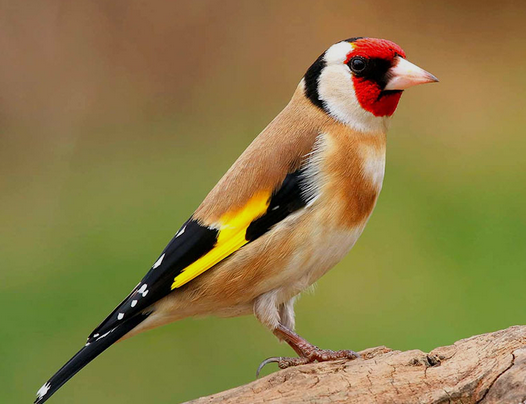
#> input picture image.jpg, 526 x 404 px
$ python partc2.py
#> lines starting #> are read from the running program, lines starting #| are printed output that depends on the picture
from PIL import Image
import numpy as np
import matplotlib.pyplot as plt

# Load the image
img_pil = Image.open("image.jpg").convert("RGB")
#> img_pil is the input picture: PIL image 526x404 RGB; mean R, G, B 140, 123.5, 69.8
img = np.array(img_pil)

# Brightness adjustments
bright20 = np.clip(
    img.astype(np.int16) + 20,
    0,
    255
).astype(np.uint8)

bright40 = np.clip(
    img.astype(np.int16) + 40,
    0,
    255
).astype(np.uint8)
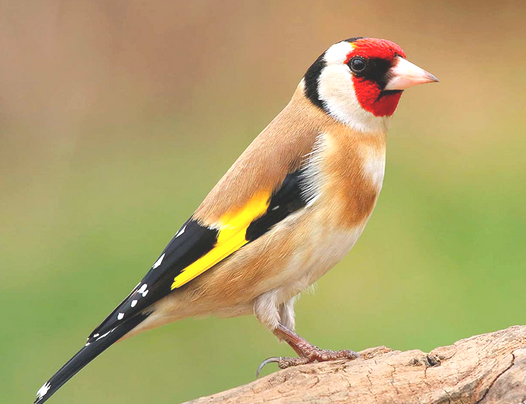
#> bright40: shape (404, 526, 3); mean R, G, B 179.7, 163.4, 109.8

bright80 = np.clip(
    img.astype(np.int16) + 80,
    0,
    255
).astype(np.uint8)
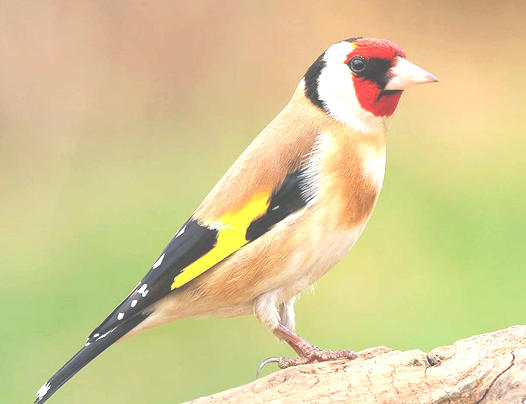
#> bright80: shape (404, 526, 3); mean R, G, B 215.7, 202.4, 149.5

dark40 = np.clip(
    img.astype(np.int16) - 40,
    0,
    255
).astype(np.uint8)
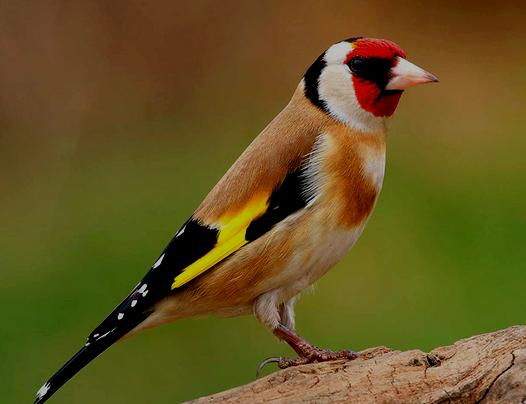
#> dark40: shape (404, 526, 3); mean R, G, B 100.9, 84.7, 31.8

# Display results
plt.figure(figsize=(12, 8))

plt.subplot(2, 2, 1)
plt.imshow(bright20)
plt.axis("off")
plt.title("Brightness +20")

plt.subplot(2, 2, 2)
plt.imshow(bright40)
plt.axis("off")
plt.title("Brightness +40")

plt.subplot(2, 2, 3)
plt.imshow(bright80)
plt.axis("off")
plt.title("Brightness +80")

plt.subplot(2, 2, 4)
plt.imshow(dark40)
plt.axis("off")
plt.title("Brightness -40")

plt.tight_layout()
plt.show()
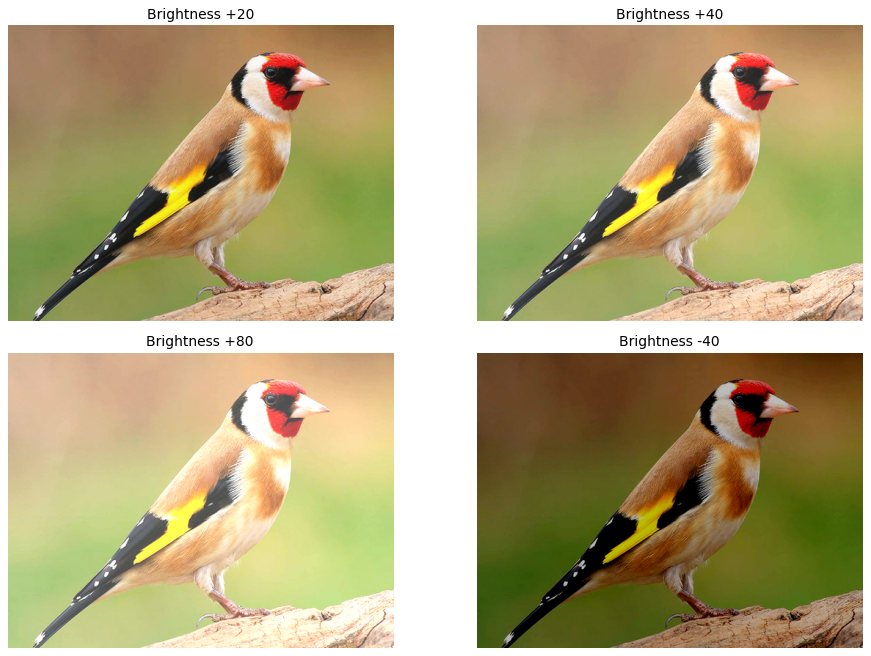
#> figure drawn by matplotlib, 4 panels
